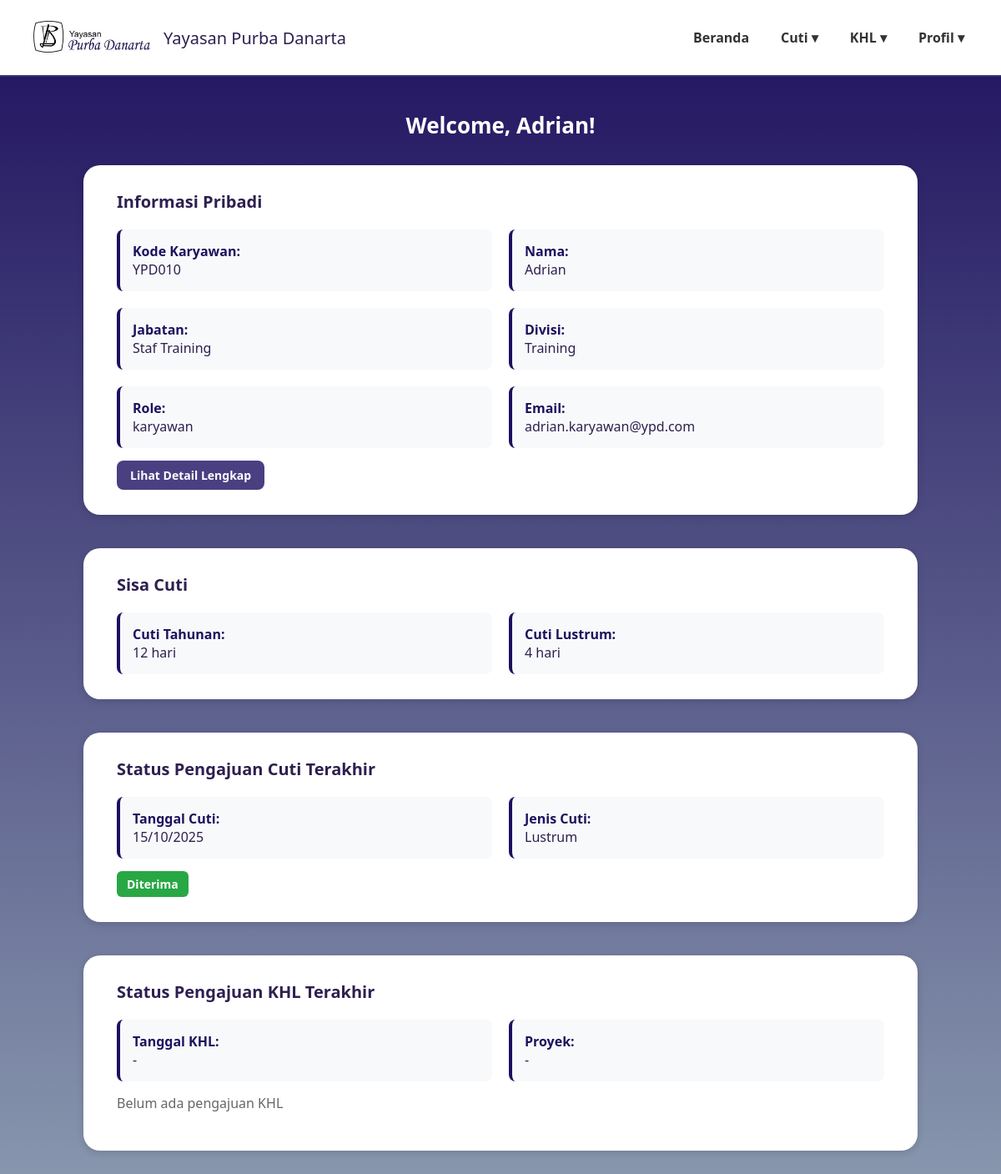
Before: /dashboardkaryawan.php (signed in) with the older database file.
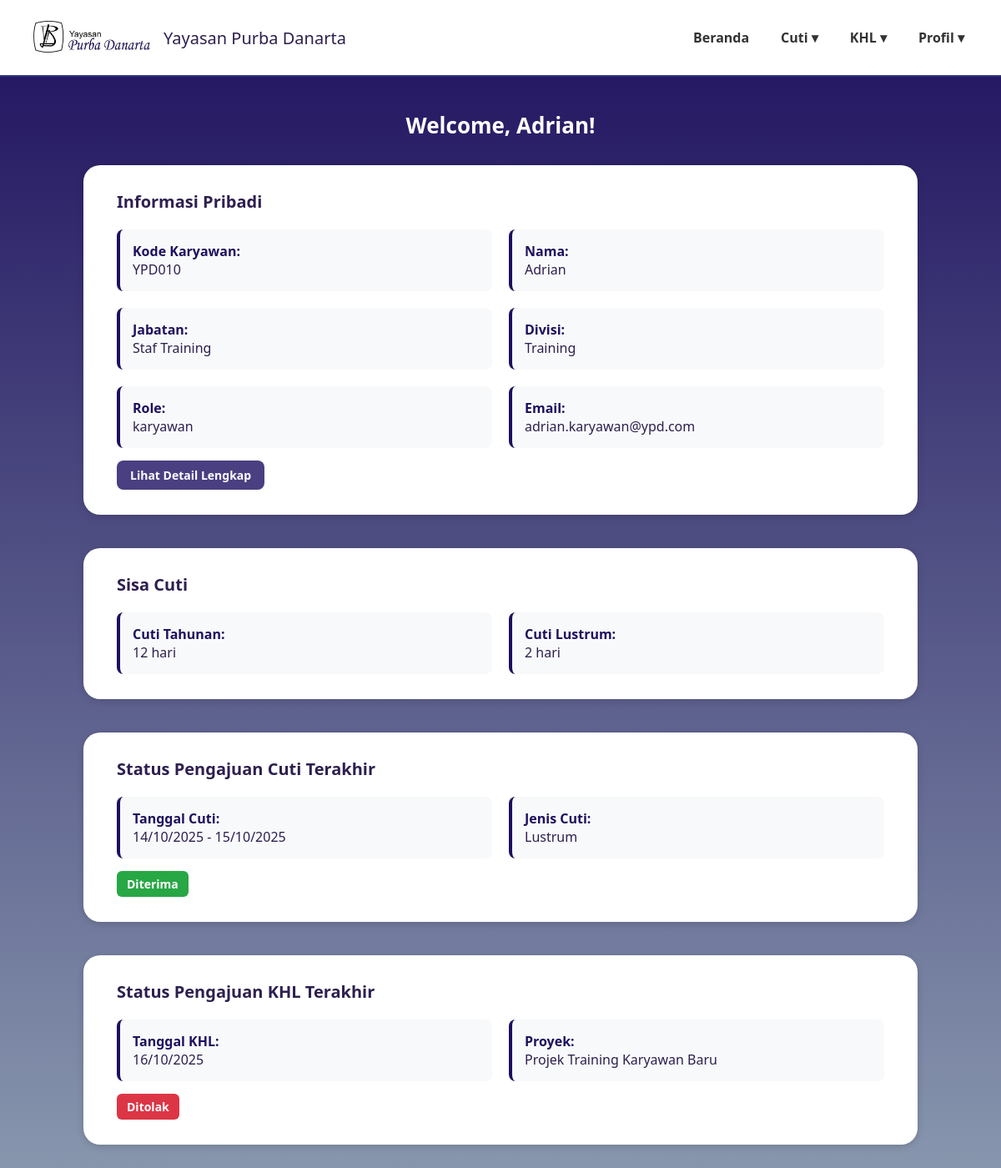
After: the same page with the newer database file.
### tables this page shows
CREATE TABLE `data_karyawan` (
  `id_karyawan` int(11) NOT NULL,
  `kode_karyawan` varchar(20) NOT NULL,
  `nama_lengkap` varchar(100) NOT NULL,
  `email` varchar(100) NOT NULL,
  `password` varchar(255) NOT NULL,
  `jabatan` varchar(50) NOT NULL,
  `divisi` varchar(50) NOT NULL,
  `role` enum('karyawan','direktur','admin','penanggung jawab') NOT NULL DEFAULT 'karyawan',
  `no_telp` varchar(20) DEFAULT NULL,
  `sisa_cuti_tahunan` int(3) DEFAULT 0,
  `sisa_cuti_lustrum` int(3) DEFAULT 0,
  `status_aktif` enum('aktif','non_aktif') NOT NULL DEFAULT 'aktif',
  `created_at` timestamp NOT NULL DEFAULT current_timestamp()
);

CREATE TABLE `data_pengajuan_cuti` (
  `id` int(11) NOT NULL,
  `kode_karyawan` varchar(20) NOT NULL,
  `nama_karyawan` varchar(100) NOT NULL,
  `divisi` varchar(50) NOT NULL,
  `jabatan` varchar(50) NOT NULL,
  `role` enum('karyawan','direktur','admin','penanggung jawab') NOT NULL,
  `jenis_cuti` varchar(50) NOT NULL,
  `tanggal_mulai` date NOT NULL,
  `tanggal_akhir` date NOT NULL,
  `alasan` text DEFAULT NULL,
  `file_surat_dokter` varchar(255) DEFAULT NULL,
  `status` enum('Menunggu Persetujuan','Diterima','Ditolak') NOT NULL DEFAULT 'Menunggu Persetujuan',
  `created_at` timestamp NOT NULL DEFAULT current_timestamp(),
  `waktu_persetujuan` datetime DEFAULT NULL
);

CREATE TABLE `data_pengajuan_khl` (
  `id_khl` int(11) NOT NULL,
  `kode_karyawan` varchar(20) NOT NULL,
  `divisi` varchar(50) NOT NULL,
  `jabatan` varchar(50) NOT NULL,
  `role` enum('karyawan','direktur','admin','penanggung jawab') NOT NULL DEFAULT 'karyawan',
  `proyek` varchar(100) NOT NULL,
  `tanggal_khl` date NOT NULL,
  `jam_mulai_kerja` time NOT NULL,
  `jam_akhir_kerja` time NOT NULL,
  `tanggal_cuti_khl` date NOT NULL,
  `jam_mulai_cuti_khl` time NOT NULL,
  `jam_akhir_cuti_khl` time NOT NULL,
  `status_khl` enum('pending','disetujui','ditolak') DEFAULT 'pending',
  `alasan_penolakan` text DEFAULT NULL,
  `created_at` timestamp NOT NULL DEFAULT current_timestamp()
);

### dashboardkaryawan.php (the view, shortened to what the changed rows need)
<?php
require_once 'config.php';
$user = $_SESSION['user'];
$user_id = $user['id_karyawan'];
$sql = "SELECT * FROM data_karyawan WHERE id_karyawan = ?";
$stmt = mysqli_prepare($conn, $sql);
mysqli_stmt_bind_param($stmt, "i", $user_id);
mysqli_stmt_execute($stmt);
$result = mysqli_stmt_get_result($stmt);
$karyawan = $result->fetch_assoc();
$nama = $karyawan['nama_lengkap'];
$sisa_cuti_tahunan = $karyawan['sisa_cuti_tahunan'];
$sisa_cuti_lustrum = $karyawan['sisa_cuti_lustrum'];
$kode_karyawan = $karyawan['kode_karyawan'];
$tanggal_cuti = "-";
$jenis_cuti = "-";
$status_cuti = null;
$tanggal_khl = "-";
$jenis_khl = "-";
$status_khl = null;
$sql_cuti = "SELECT * FROM data_pengajuan_cuti WHERE kode_karyawan = ? ORDER BY created_at DESC LIMIT 1";
$stmt_cuti = mysqli_prepare($conn, $sql_cuti);
if ($stmt_cuti) {
    mysqli_stmt_bind_param($stmt_cuti, "s", $kode_karyawan);
    mysqli_stmt_execute($stmt_cuti);
    $result_cuti = mysqli_stmt_get_result($stmt_cuti);
    if ($cuti = $result_cuti->fetch_assoc()) {
        if ($cuti['tanggal_mulai'] == $cuti['tanggal_akhir']) {
            $tanggal_cuti = date('d/m/Y', strtotime($cuti['tanggal_mulai']));
        } else {
            $tanggal_cuti = date('d/m/Y', strtotime($cuti['tanggal_mulai'])) . " - " . date('d/m/Y', strtotime($cuti['tanggal_akhir']));
        }
        $jenis_cuti = $cuti['jenis_cuti'];
        $status_cuti = $cuti['status'];
    }
}
$sql_khl = "SELECT * FROM data_pengajuan_khl WHERE kode_karyawan = ? ORDER BY created_at DESC LIMIT 1";
$stmt_khl = mysqli_prepare($conn, $sql_khl);
if ($stmt_khl) {
    mysqli_stmt_bind_param($stmt_khl, "s", $kode_karyawan);
    mysqli_stmt_execute($stmt_khl);
    $result_khl = mysqli_stmt_get_result($stmt_khl);
    if ($khl = $result_khl->fetch_assoc()) {
        $tanggal_khl = date('d/m/Y', strtotime($khl['tanggal_khl']));
        $jenis_khl = $khl['proyek'];
        $status_khl = $khl['status_khl'];
    }
}
?>
<!DOCTYPE html>
<html lang="id">
<head>
</head>
<body>
<main>
  <h1>Welcome, <?= htmlspecialchars($nama) ?>!</h1>
  <div class="card">
    <h3>Informasi Pribadi</h3>
    <div class="info-grid">
      <div class="info-item">
        <strong>Kode Karyawan:</strong><br>
        <?= htmlspecialchars($karyawan['kode_karyawan']) ?>
      </div>
      <div class="info-item">
        <strong>Nama:</strong><br>
        <?= htmlspecialchars($karyawan['nama_lengkap']) ?>
      </div>
      <div class="info-item">
        <strong>Jabatan:</strong><br>
        <?= htmlspecialchars($karyawan['jabatan']) ?>
      </div>
      <div class="info-item">
        <strong>Divisi:</strong><br>
        <?= htmlspecialchars($karyawan['divisi']) ?>
      </div>
      <div class="info-item">
        <strong>Role:</strong><br>
        <?= htmlspecialchars($karyawan['role']) ?>
      </div>
      <div class="info-item">
        <strong>Email:</strong><br>
        <?= htmlspecialchars($karyawan['email']) ?>
      </div>
    </div>
    <a href="data_pribadi.php" class="btn" style="margin-top: 15px;">Lihat Detail Lengkap</a>
  </div>
  <div class="card">
    <h3>Sisa Cuti</h3>
    <div class="info-grid">
      <div class="info-item">
        <strong>Cuti Tahunan:</strong><br>
        <?= $sisa_cuti_tahunan ?> hari
      </div>
      <div class="info-item">
        <strong>Cuti Lustrum:</strong><br>
        <?= $sisa_cuti_lustrum ?> hari
      </div>
    </div>
  </div>
  <div class="card">
    <h3>Status Pengajuan Cuti Terakhir</h3>
    <div class="info-grid">
      <div class="info-item">
        <strong>Tanggal Cuti:</strong><br>
        <?= htmlspecialchars($tanggal_cuti) ?>
      </div>
      <div class="info-item">
        <strong>Jenis Cuti:</strong><br>
        <?= htmlspecialchars($jenis_cuti) ?>
      </div>
    </div>
    <?php if ($status_cuti): ?>
      <div style="margin-top: 15px;">
        <?php
            $status_class = str_replace(' ', '-', $status_cuti);
        ?>
        <span class="status-<?= htmlspecialchars($status_class) ?>">
          <?= htmlspecialchars($status_cuti) ?>
        </span>
      </div>
    <?php else: ?>
      <p style="margin-top: 15px; color: #666;">Belum ada pengajuan cuti</p>
    <?php endif; ?>
  </div>
  <div class="card">
    <h3>Status Pengajuan KHL Terakhir</h3>
    <div class="info-grid">
      <div class="info-item">
        <strong>Tanggal KHL:</strong><br>
        <?= htmlspecialchars($tanggal_khl) ?>
      </div>
      <div class="info-item">
        <strong>Proyek:</strong><br>
        <?= htmlspecialchars($jenis_khl) ?>
      </div>
    </div>
    <?php if ($status_khl): ?>
      <div style="margin-top: 15px;">
        <span class="
          <?= $status_khl == 'disetujui' ? 'status-approve' :
             ($status_khl == 'ditolak' ? 'status-rejected' : 'status-pending') ?>
        ">
          <?= htmlspecialchars(ucfirst($status_khl)) ?>
        </span>
      </div>
    <?php else: ?>
      <p style="margin-top: 15px; color: #666;">Belum ada pengajuan KHL</p>
    <?php endif; ?>
  </div>
</main>
</body>
</html>

Changed rows visible on the page:
no longer on this page (row unchanged): data_pengajuan_cuti: tanggal_mulai "15/10/2025", jenis_cuti "Lustrum", status "Diterima"
changed data_karyawan "Adrian": sisa_cuti_lustrum "4" → "2"
added data_pengajuan_cuti: tanggal_cuti "14/10/2025 - 15/10/2025", jenis_cuti "Lustrum", status "Diterima"
added data_pengajuan_khl: tanggal_khl "16/10/2025", proyek "Projek Training Karyawan Baru", status_khl "Ditolak"
Other visible differences:
$tanggal_khl: "-" → (not shown)
$jenis_khl: "-" → (not shown)
text no longer shown: "Belum ada pengajuan KHL"
